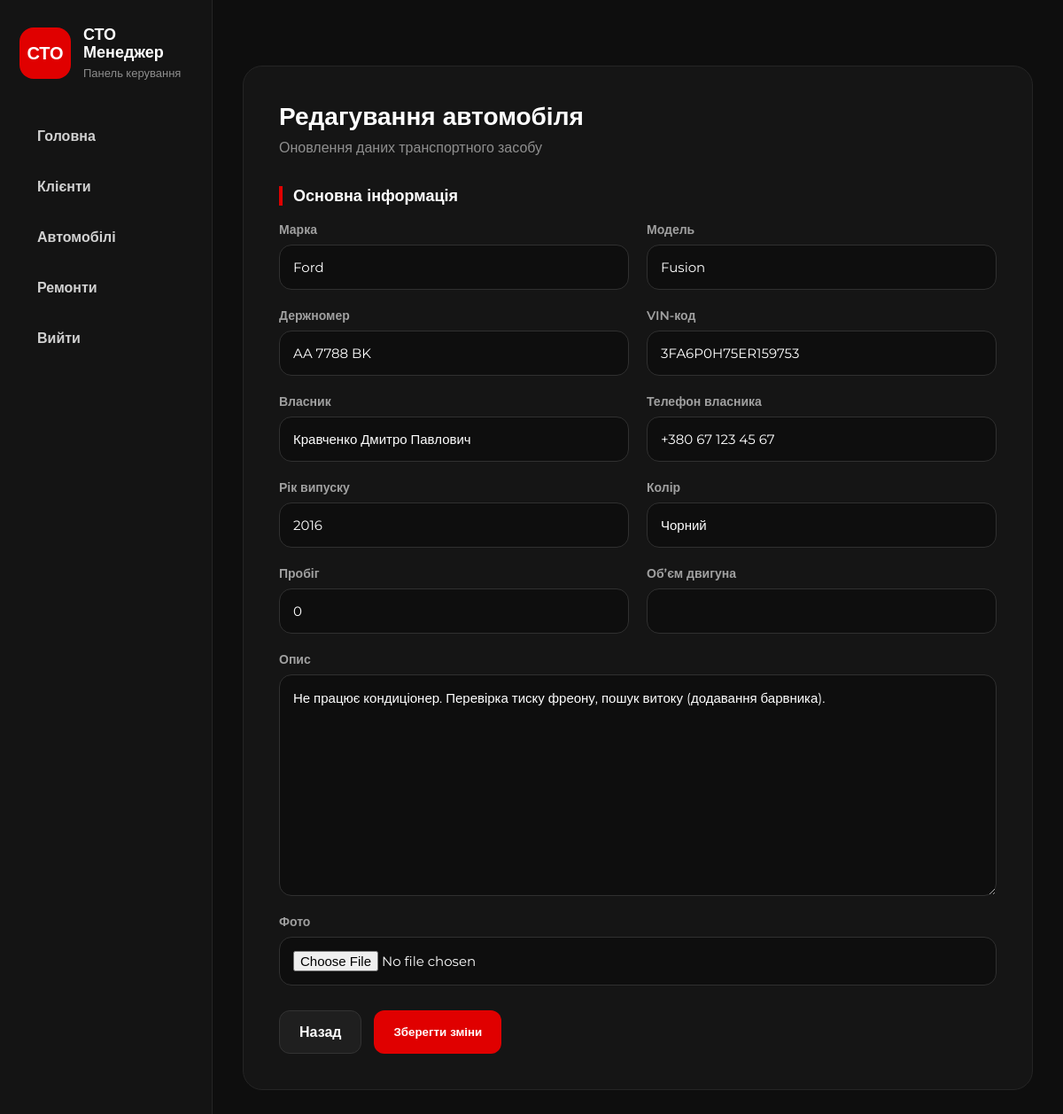
/cars/8/edit/, run on an earlier commit of the app's database.
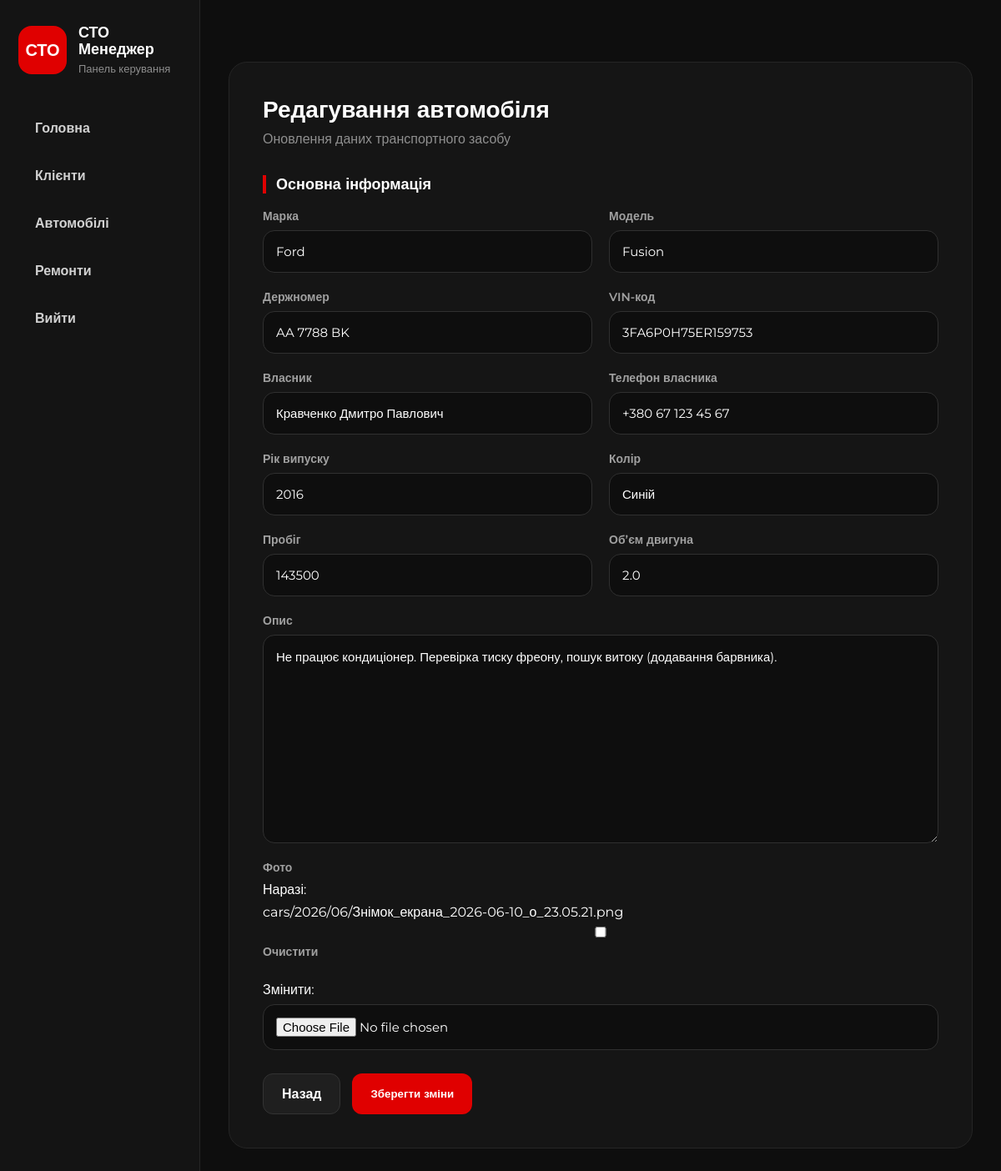
And on a later commit of the database.
### cars/models.py (models this page shows, shortened)
class Car(models.Model):
    class Transmission(models.TextChoices):
        MANUAL = 'manual', 'Механічна'
        AUTOMATIC = 'automatic', 'Автоматична'
        ROBOT = 'robot', 'Роботизована'
        VARIATOR = 'variator', 'Варіатор'
    class FuelType(models.TextChoices):
        PETROL = 'petrol', 'Бензин'
        DIESEL = 'diesel', 'Дизель'
        ELECTRIC = 'electric', 'Електро'
        HYBRID = 'hybrid', 'Гібрид'
        GAS = 'gas', 'Газ'
    owner = models.ForeignKey(
        Client,
        on_delete=models.CASCADE,
        related_name='cars',
        verbose_name="Власник",
        null=True,
        blank=True
    )
    make = models.CharField(
        max_length=100,
        verbose_name="Марка"
    )
    model_name = models.CharField(
        max_length=100,
        verbose_name="Модель"
    )
    license_plate = models.CharField(
        max_length=20,
        blank=True,
        verbose_name="Держномер"
    )
    vin = models.CharField(
        max_length=17,
        unique=True,
        verbose_name="VIN-код",
        validators=[MinLengthValidator(17)]
    )
    owner_name = models.CharField(
        max_length=100,
        verbose_name="ПІБ власника",
        blank=True
    )
    year = models.PositiveIntegerField(
        verbose_name="Рік випуску",
        validators=[
            MinValueValidator(1900),
            MaxValueValidator(datetime.date.today().year + 1)
        ],
        help_text="Використовуйте формат: <YYYY>"
    )
    color = models.CharField(
        max_length=50,
        verbose_name="Колір"
    )
    transmission = models.CharField(
        max_length=20,
        choices=Transmission.choices,
        default=Transmission.AUTOMATIC,
        verbose_name="Коробка передач"
    )
    fuel_type = models.CharField(
        max_length=20,
        choices=FuelType.choices,
        default=FuelType.PETROL,
        verbose_name="Тип пального"
    )
    mileage = models.PositiveIntegerField(
        default=0,
        verbose_name="Пробіг (км)"
    )
    engine_volume = models.DecimalField(
        max_digits=4,
        decimal_places=1,
        blank=True,
        null=True,
        verbose_name="Об'єм двигуна (л)"
    )
    description = models.TextField(
        blank=True,
        verbose_name="Опис"
    )
    main_image = models.ImageField(
        upload_to='cars/%Y/%m/',
        blank=True,
        null=True,
        verbose_name="Фото"
    )
    is_published = models.BooleanField(
        default=True,
        verbose_name="Опубліковано"
    )
    created_at = models.DateTimeField(
        auto_now_add=True,
        verbose_name="Дата додавання"
    )
    updated_at = models.DateTimeField(
        auto_now=True,
        verbose_name="Дата оновлення"
    )
    class Meta:
        verbose_name = "Автомобіль"
        verbose_name_plural = "Автомобілі"
        ordering = ['-created_at']

### cars/views.py (the view)
# urls.py: path('<int:car_id>/edit/', views.edit_car_view, name='edit_car'),
def edit_car_view(request, car_id):
    car = get_object_or_404(Car, id=car_id)
    if request.method == 'POST':
        form = CarForm(request.POST, request.FILES, instance=car)
        if form.is_valid():
            car = form.save(commit=False)
            owner_phone = form.cleaned_data.get('owner_phone', '')
            owner_name = form.cleaned_data.get('owner_name', '')
            if owner_phone:
                if car.owner:
                    car.owner.full_name = owner_name
                    car.owner.phone = owner_phone
                    car.owner.save()
                else:
                    client, created = Client.objects.get_or_create(
                        phone=owner_phone,
                        defaults={'full_name': owner_name}
                    )
                    if not created:
                        client.full_name = owner_name
                        client.save()
                    car.owner = client
            car.save()
            messages.success(request, 'Дані автомобіля успішно оновлено.')
            return redirect('car_detail', car_id=car.id)
    else:
        form = CarForm(instance=car)
    return render(request, 'cars/edit_car.html', {
        'form': form,
        'car': car
    })

### cars/forms.py
class CarForm(forms.ModelForm):
    owner_phone = forms.CharField(
        label='Телефон власника',
        required=False
    )
    class Meta:
        model = Car
        fields = [
            'make',
            'model_name',
            'license_plate',
            'vin',
            'owner_name',
            'year',
            'color',
            'mileage',
            'engine_volume',
            'description',
            'main_image'
        ]
        labels = {
            'make': 'Марка',
            'model_name': 'Модель',
            'license_plate': 'Держномер',
            'vin': 'VIN-код',
            'owner_name': 'Власник',
            'year': 'Рік випуску',
            'color': 'Колір',
            'mileage': 'Пробіг',
            'engine_volume': 'Обʼєм двигуна',
            'description': 'Опис',
            'main_image': 'Фото',
        }
    def __init__(self, *args, **kwargs):
        super().__init__(*args, **kwargs)
        if self.instance and self.instance.owner:
            self.fields['owner_phone'].initial = self.instance.owner.phone

### cars/templates/cars/edit_car.html (shortened to what this page needs)
{% extends 'base.html' %}
{% block content %}
<div class="form-card">
    <h2>Редагування автомобіля</h2>
    <p>Оновлення даних транспортного засобу</p>
    <form method="post" enctype="multipart/form-data">
        <div class="form-section-title">Основна інформація</div>
        <div class="form-grid">
            <div class="form-group">
                <label>{{ form.make.label }}</label>
                {{ form.make }}
            </div>
            <div class="form-group">
                <label>{{ form.model_name.label }}</label>
                {{ form.model_name }}
            </div>
            <div class="form-group">
                <label>{{ form.license_plate.label }}</label>
                {{ form.license_plate }}
            </div>
            <div class="form-group">
                <label>{{ form.vin.label }}</label>
                {{ form.vin }}
            </div>
            <div class="form-group">
                <label>{{ form.owner_name.label }}</label>
                {{ form.owner_name }}
            </div>
            <div class="form-group">
                <label>{{ form.owner_phone.label }}</label>
                {{ form.owner_phone }}
            </div>
            <div class="form-group">
                <label>{{ form.year.label }}</label>
                {{ form.year }}
            </div>
            <div class="form-group">
                <label>{{ form.color.label }}</label>
                {{ form.color }}
            </div>
            <div class="form-group">
                <label>{{ form.mileage.label }}</label>
                {{ form.mileage }}
            </div>
            <div class="form-group">
                <label>{{ form.engine_volume.label }}</label>
                {{ form.engine_volume }}
            </div>
            <div class="form-group full">
                <label>{{ form.description.label }}</label>
                {{ form.description }}
            </div>
            <div class="form-group full">
                <label>{{ form.main_image.label }}</label>
                {{ form.main_image }}
            </div>
        </div>
        <div class="form-actions">
            <a href="{% url 'car_list' %}" class="btn-secondary">Назад</a>
            <button type="submit" class="btn-primary">Зберегти зміни</button>
        </div>
    </form>
</div>
{% endblock %}

What changed in the data, as far as the page shows it:
changed Car "Ford": color "Чорний" → "Синій"; mileage "0" → "143500"; engine_volume (not shown) → "2.0"
Also different on the page:
form field main_image: (not shown) → "☐"
text now shown: "Наразі: cars/2026/06/Знімок_екрана_2026-06-10_о_23.05.21.png Очистити Змінити:"
